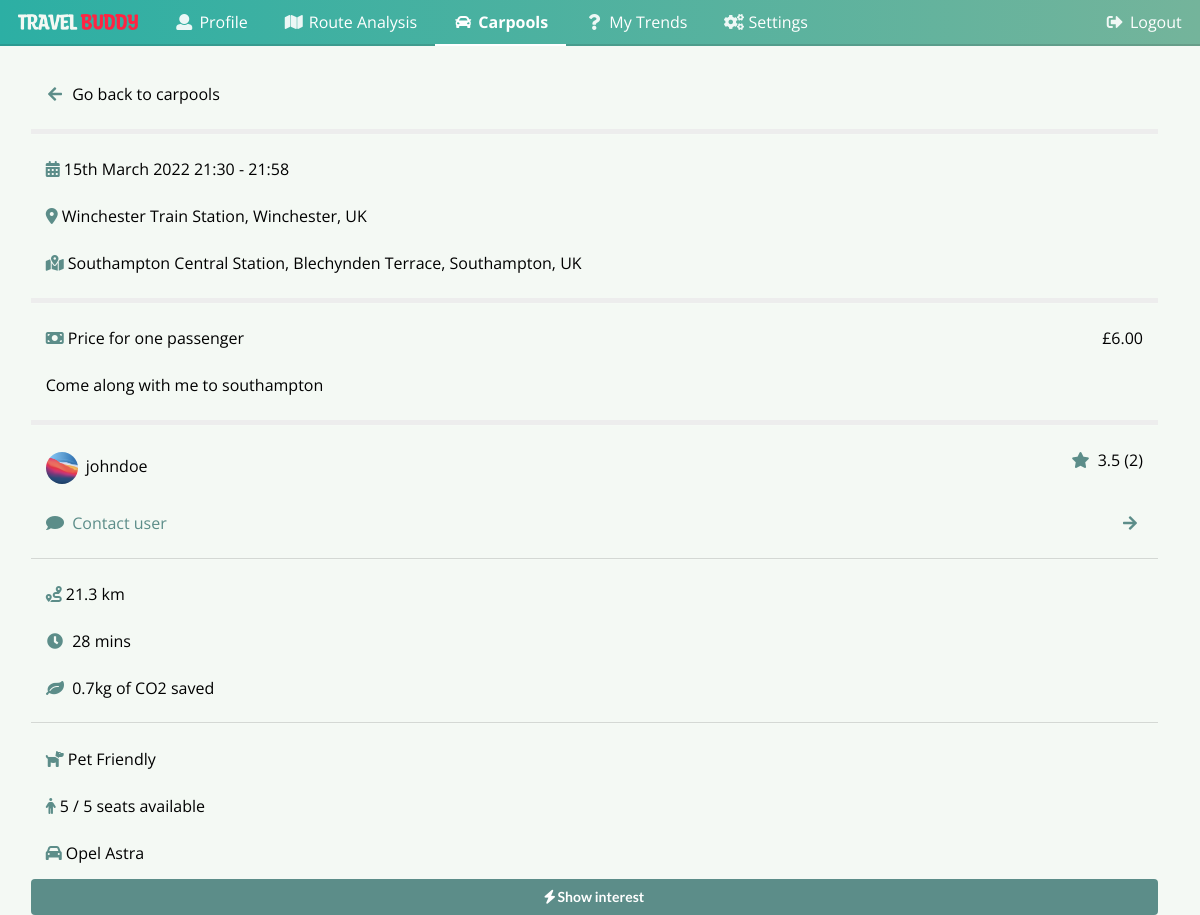
The app's page /carpools/21, older data.
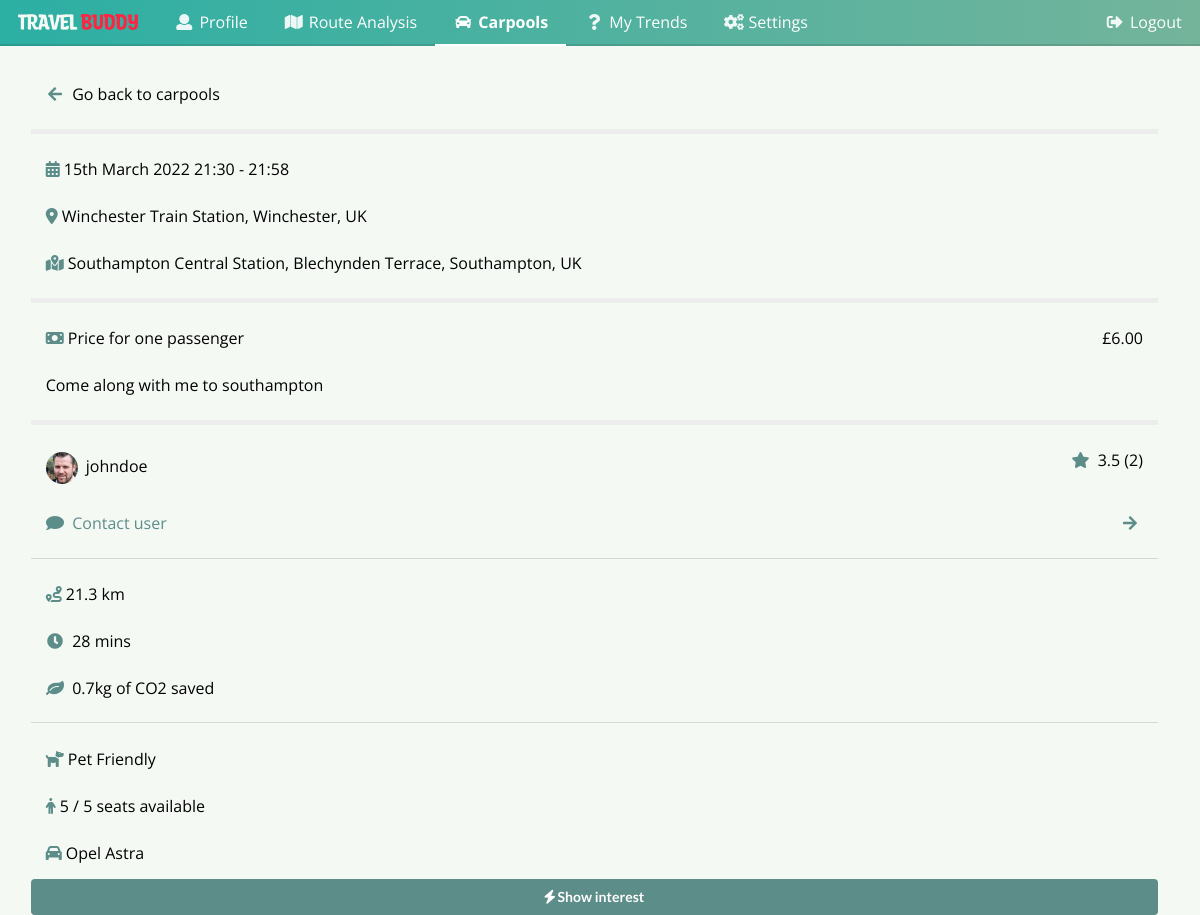
The same page, newer data.
### tables this page shows
CREATE TABLE profile (username VARCHAR REFERENCES account (username) PRIMARY KEY NOT NULL UNIQUE, first_name VARCHAR NOT NULL, last_name VARCHAR NOT NULL, is_driver BOOLEAN DEFAULT (0) NOT NULL, bio VARCHAR DEFAULT "This is my bio!" NOT NULL, photo VARCHAR DEFAULT "default.jpg", verified BOOLEAN NOT NULL DEFAULT (0), join_date DATE, home STRING, work STRING);

### src/travel_buddy/views/carpool.py (the view)
@carpool_blueprint.route("/carpools/<journey_id>", methods=["GET"])
@limiter.limit("1/sec")
def view_carpool_journey(journey_id: int):
    carpool_details = helper_carpool.get_carpool_details(journey_id)
    if not carpool_details:
        session["error"] = "Carpool journey does not exist."
        return render_template("view_carpool.html")
    (
        driver,
        is_complete,
        seats_initial,
        seats_available,
        starting_point,
        destination,
        pickup_datetime,
        price,
        description,
        distance_text,
        duration,
        duration_text,
        co2_pp,
        co2_saved,
    ) = carpool_details
    pickup_datetime_obj = helper_carpool.get_datetime_obj(pickup_datetime)
    if 4 <= pickup_datetime_obj.day <= 20 or 24 <= pickup_datetime_obj.day <= 30:
        suffix = "th"
    else:
        suffix = ["st", "nd", "rd"][pickup_datetime_obj.day % 10 - 1]
    end_datetime = helper_carpool.get_end_time_obj(pickup_datetime_obj, duration)
    end_hour, end_minute = end_datetime.hour, end_datetime.minute
    pickup_datetime = pickup_datetime_obj.strftime(
        f"%e{suffix} %B %Y %H:%M - {end_hour}:{end_minute}"
    )
    price = format(price, ".2f")
    passenger_list = helper_carpool.get_passenger_list(journey_id)
    average_rating, total_ratings = helper_general.get_user_rating(driver)
    return render_template(
        "view_carpool.html",
        username=session.get("username"),
        driver=driver,
        is_complete=is_complete,
        seats_initial=seats_initial,
        seats_available=seats_available,
        starting_point=starting_point,
        destination=destination,
        pickup_datetime=pickup_datetime,
        price=price,
        description=description,
        distance_text=distance_text,
        duration_text=duration_text,
        co2_pp=co2_pp,
        co2_saved=co2_saved,
        passenger_list=passenger_list,
        journey_id=journey_id,
        avatar=helper_general.get_user_avatar(driver),
        rating_average=average_rating,
        rating_count=total_ratings,
        icons=helper_carpool.get_icons(description),
    )

### src/travel_buddy/helpers/helper_carpool.py (called while the page is built)
def get_icons(description):
    description = description.lower()
    icons = ""
    if "no smoking" in description:
        icons += '<i class="fa-solid fa-ban-smoking"></i>'
    return icons

def get_carpool_details(journey_id: int) -> list:
    with sqlite3.connect(DB_PATH) as conn:
        cur = conn.cursor()
        cur.execute(
            "SELECT driver, is_complete, seats_initial, seats_available, starting_point, "
            "destination, pickup_datetime, price, description, distance_text, estimate_duration, "
            "estimate_duration_text, estimate_co2_per_person, estimate_co2_saved "
            "FROM carpool_ride WHERE journey_id=?;",
            (journey_id,),
        )
        carpool_details = cur.fetchone()
        return carpool_details

def get_passenger_list(journey_id: int) -> list:
    with sqlite3.connect(DB_PATH) as conn:
        cur = conn.cursor()
        cur.execute(
            "SELECT requester FROM carpool_request WHERE journey_id=?;", (journey_id,)
        )
        conn.commit()
        passenger_list = cur.fetchall()
    return passenger_list

def get_datetime_obj(t: str) -> object:
    return datetime.strptime(t, "%Y-%m-%d %H:%M:%S")

### src/travel_buddy/templates/view_carpool.html (shortened to what the changed rows need)
<!DOCTYPE html>
<html>
<head>
    <link rel="stylesheet" href="https://cdnjs.cloudflare.com/ajax/libs/semantic-ui/2.4.1/semantic.min.css">
    <link rel="stylesheet" href="https://cdnjs.cloudflare.com/ajax/libs/font-awesome/6.0.0-beta3/css/all.min.css" />
	<link rel="stylesheet" href="../static/css/mobile.css">
    <link rel="stylesheet" href="../static/css/carpools.css">
    <link rel="stylesheet" href="../static/css/theme.css">
</head>
<body>
    <div class="ui container">
        <div class="ui grid divided stackable">
            <div class="ui secondary big vertical menu fluid">
                <a class="item" href="/profile/{{driver}}">
                    <img class="ui avatar image" src="../static/avatars/{{avatar}}">
                    {{driver}} {%if is_verified %} <i class="fa-solid fa-circle-check"></i> {%endif%}
                    <div style="float: right;">
                        <i class="star icon"></i> {{rating_average}} ({{rating_count}})
                    </div>
                </a>
            </div>
        </div>
    </div>
</body>
</html>

Row changes from the older to the newer data that the page shows:
changed profile: photo: a different picture
